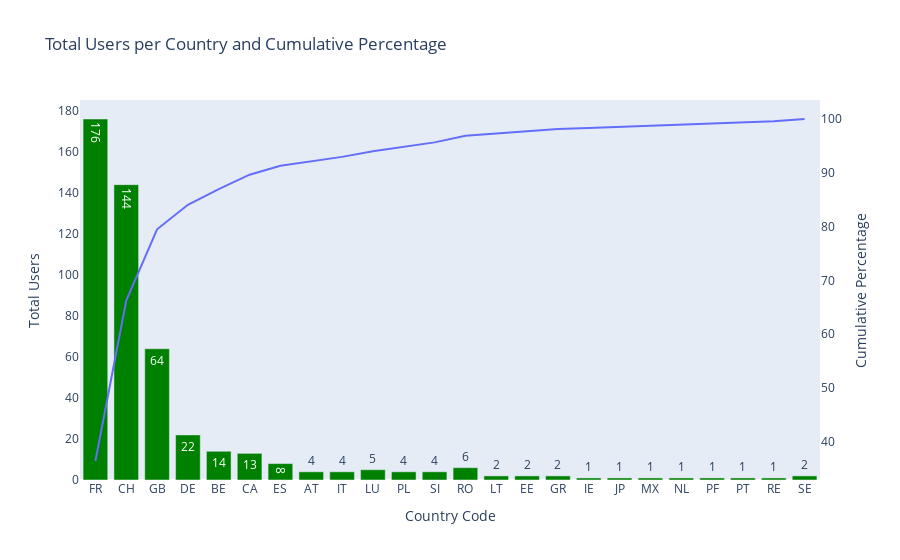

Write notebook code for a chart like this one.
### Markdown cell above
#### Country Metrics Chart

### Code cell
users_metrics_by_country = users_metrics_by_country.sort_values(by='unique_gt_users', ascending=False)

users_metrics_by_country['cumulative_users'] = users_metrics_by_country['total_gt_users'].cumsum()

users_metrics_by_country['cumulative_percentage'] = (users_metrics_by_country['cumulative_users'] / users_metrics_by_country['total_gt_users'].sum()) * 100

fig = px.bar(users_metrics_by_country, x='country_code', y='total_gt_users', 
             title='Total Users per Country and Cumulative Percentage',
             labels={'country_code': 'Country Code', 'total_gt_users': 'Total Users'},
             text='total_gt_users', # Show labels on bars
             color_discrete_sequence=['green'])

fig.add_trace(px.line(users_metrics_by_country, x='country_code', y='cumulative_percentage').data[0])

fig.update_traces(yaxis='y', selector=dict(type='bar'))
fig.update_traces(yaxis='y2', selector=dict(type='scatter'))

fig.update_layout(yaxis=dict(title='Total Users', side='left', showgrid=False),
                  yaxis2=dict(title='Cumulative Percentage', side='right', overlaying='y', showgrid=False))

fig.show()

### Figure 1 — Plotly figure (JSON) as saved in the notebook; plotly's stock layout.template omitted (floating-point values rounded to 4 significant figures)
{"data": [{"alignmentgroup": "True", "hovertemplate": "Country Code=%{x}<br>Total Users=%{text}<extra></extra>", "legendgroup": "", "marker": {"color": "green", "pattern": {"shape": ""}}, "name": "", "offsetgroup": "", "orientation": "v", "showlegend": false, "text": [176, 144, 64, 22, 14, 13, 8, 4, 4, 5, 4, 4, 6, 2, 2, 2, 1, 1, 1, 1, 1, 1, 1, 2], "textposition": "auto", "type": "bar", "x": ["FR", "CH", "GB", "DE", "BE", "CA", "ES", "AT", "IT", "LU", "PL", "SI", "RO", "LT", "EE", "GR", "IE", "JP", "MX", "NL", "PF", "PT", "RE", "SE"], "xaxis": "x", "y": [176, 144, 64, 22, 14, 13, 8, 4, 4, 5, 4, 4, 6, 2, 2, 2, 1, 1, 1, 1, 1, 1, 1, 2], "yaxis": "y"}, {"hovertemplate": "country_code=%{x}<br>cumulative_percentage=%{y}<extra></extra>", "legendgroup": "", "line": {"color": "#636efa", "dash": "solid"}, "marker": {"symbol": "circle"}, "mode": "lines", "name": "", "orientation": "v", "showlegend": false, "type": "scatter", "x": ["FR", "CH", "GB", "DE", "BE", "CA", "ES", "AT", "IT", "LU", "PL", "SI", "RO", "LT", "EE", "GR", "IE", "JP", "MX", "NL", "PF", "PT", "RE", "SE"], "xaxis": "x", "y": [36.44, 66.25, 79.5, 84.06, 86.96, 89.65, 91.3, 92.13, 92.96, 94.0, 94.82, 95.65, 96.89, 97.31, 97.72, 98.14, 98.34, 98.55, 98.76, 98.96, 99.17, 99.38, 99.59, 100], "yaxis": "y2"}], "layout": {"barmode": "relative", "legend": {"tracegroupgap": 0}, "title": {"text": "Total Users per Country and Cumulative Percentage"}, "xaxis": {"anchor": "y", "domain": [0, 1], "title": {"text": "Country Code"}}, "yaxis": {"anchor": "x", "domain": [0, 1], "showgrid": false, "side": "left", "title": {"text": "Total Users"}}, "yaxis2": {"overlaying": "y", "showgrid": false, "side": "right", "title": {"text": "Cumulative Percentage"}}}}
